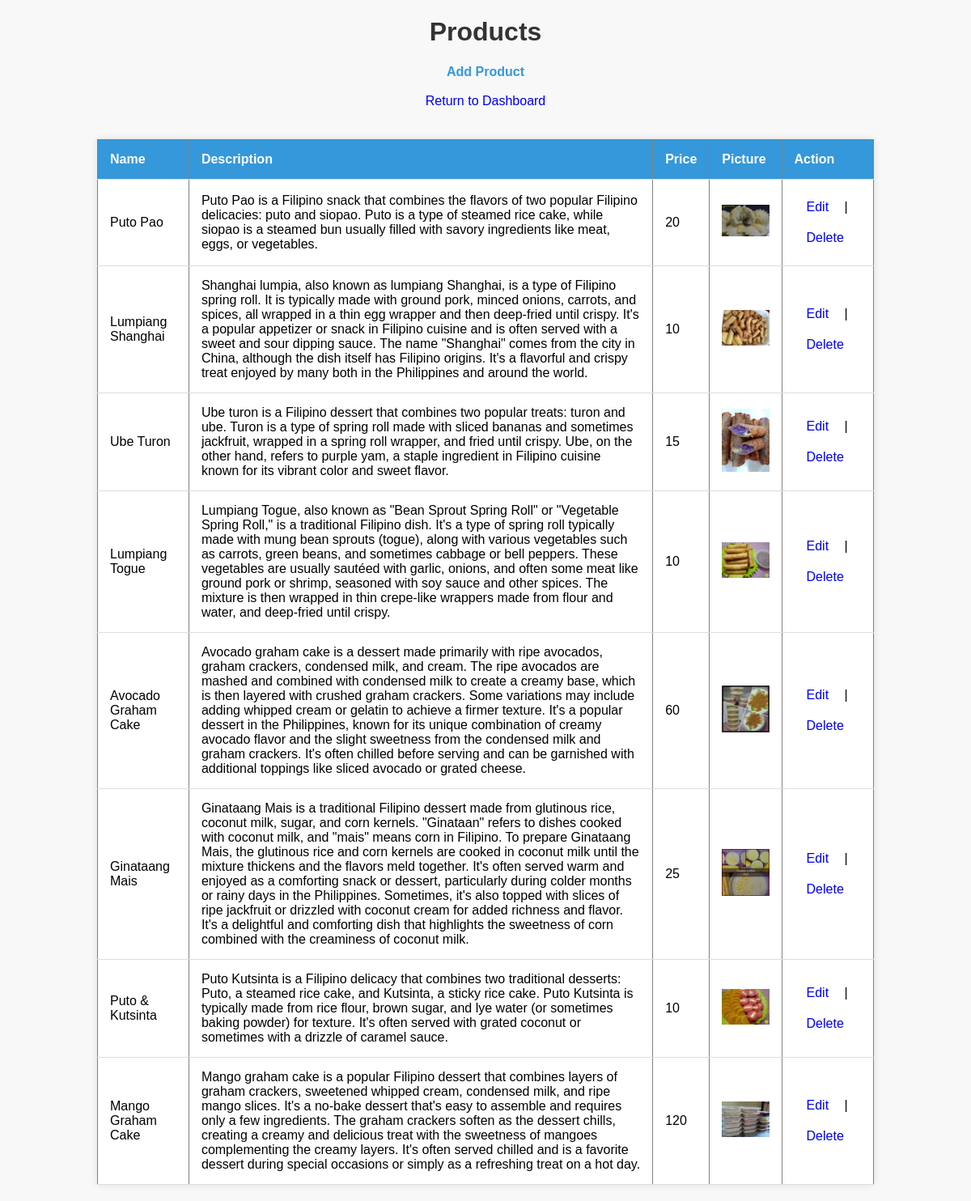
The app's page /admin/viewproducts.php (signed in) with its own data.
### tables this page shows
CREATE TABLE `products_tbl` (
  `productID` int(100) NOT NULL,
  `productName` varchar(255) NOT NULL,
  `description` text NOT NULL,
  `productPrice` varchar(255) NOT NULL,
  `productPicture` varchar(50) NOT NULL
);

### admin/viewproducts.php (the view, shortened to what this page needs)
<?php
include_once("session.php");
?>
<!DOCTYPE html>
<html>
<head>
    <link rel="stylesheet" href="https://cdnjs.cloudflare.com/ajax/libs/font-awesome/4.7.0/css/font-awesome.css" />
</head>
<body>
    <div class="container">
        <div class="header">
            <h1>Products</h1>
            <a class="addrec" href="addproduct.php">Add Product</a><br><br>
            <a class="dashboard" href="index.php">Return to Dashboard</a><br><br>
        </div>
        <div class="contents">
            <table border>
                <thead>
                    <tr>
                        <th>Name</th>
                        <th>Description</th>
                        <th>Price</th>
                        <th>Picture</th>
                        <th>Action</th>
                    </tr>
                </thead>
                <tbody>
                    <?php
                    $query = $conn->prepare("SELECT * FROM products_tbl");
                    $query->execute();
                    while($data = $query->fetch()){
                        $productName = $data['productName'];
                        $description = $data['description'];
                        $productPrice = $data['productPrice'];
                        $productPicture = $data['productPicture'];
                        $productID = $data['productID'];
                    ?>
                    <tr>
                        <td><?php echo $productName;?></td>
                        <td><?php echo $description;?></td>
                        <td><?php echo $productPrice;?></td>
                        <td><img src="product_photos/<?php echo $productPicture;?>" alt="product picture" width="100" height="100"></td>
                        <td><a class="edit" href="editproduct.php?pid=<?php echo $productID;?>">Edit</a> | <a class="delete" href="deleteproduct.php?pid=<?php echo $productID;?>" onclick="return confirm('Are you sure?')">Delete</a></td>
                    </tr>
                    <?php } ?>
                </tbody>
            </table>
        </div>
    </div>
</body>
</html>

### admin/viewproducts.php (style rules this page uses)
body { font-family: 'Arial', sans-serif; margin: 0; padding: 0; background-color: #f8f8f8; }
.header { text-align: center; margin-bottom: 20px; }
.header h1 { color: #333; }
a { text-decoration: none; }
.addrec { text-decoration: none; color: #3498db; font-weight: bold; }
table { width: 80%; margin: 20px auto; border-collapse: collapse; box-shadow: 0 0 10px rgba(0, 0, 0, 0.1); background-color: #fff; }
th, td { padding: 15px; text-align: left; border-bottom: 1px solid #ddd; }
th { background-color: #3498db; color: #fff; }
img { max-width: 100%; height: auto; }
.edit, .delete { display: inline-block; padding: 5px 10px; margin: 5px; border-radius: 5px; transition: background-color 0.3s; }

### records on screen
products_tbl: productName "Puto Pao", description "Puto Pao is a Filipino snack that combines the flavors of two popular Filipino delicacies: puto and siopao. Puto is a type of steamed rice cake, while siopao is a steamed bun usually filled with savory ingredients like meat, eggs, or vegetables.", productPrice "20", productPicture (picture)
products_tbl: productName "Lumpiang Shanghai", description "Shanghai lumpia, also known as lumpiang Shanghai, is a type of Filipino spring roll. It is typically made with ground pork, minced onions, carrots, and spices, all wrapped in a thin egg wrapper and then deep-fried until crispy. It's a popular appetizer or snack in Filipino cuisine and is often served with a sweet and sour dipping sauce. The name \"Shanghai\" comes from the city in China, although the dish itself has Filipino origins. It's a flavorful and crispy treat enjoyed by many both in the Philippines and around the world.", productPrice "10", productPicture (picture)
products_tbl: productName "Ube Turon", description "Ube turon is a Filipino dessert that combines two popular treats: turon and ube. Turon is a type of spring roll made with sliced bananas and sometimes jackfruit, wrapped in a spring roll wrapper, and fried until crispy. Ube, on the other hand, refers to purple yam, a staple ingredient in Filipino cuisine known for its vibrant color and sweet flavor.", productPrice "15", productPicture (picture)
products_tbl: productName "Lumpiang Togue", description "Lumpiang Togue, also known as \"Bean Sprout Spring Roll\" or \"Vegetable Spring Roll,\" is a traditional Filipino dish. It's a type of spring roll typically made with mung bean sprouts (togue), along with various vegetables such as carrots, green beans, and sometimes cabbage or bell peppers. These vegetables are usually sautéed with garlic, onions, and often some meat like ground pork or shrimp, seasoned with soy sauce and other spices. The mixture is then wrapped in thin crepe-like wrappers made from flour and water, and deep-fried until crispy.", productPrice "10", productPicture (picture)
products_tbl: productName "Avocado Graham Cake", description "Avocado graham cake is a dessert made primarily with ripe avocados, graham crackers, condensed milk, and cream. The ripe avocados are mashed and combined with condensed milk to create a creamy base, which is then layered with crushed graham crackers. Some variations may include adding whipped cream or gelatin to achieve a firmer texture. It's a popular dessert in the Philippines, known for its unique combination of creamy avocado flavor and the slight sweetness from the condensed milk and graham crackers. It's often chilled before serving and can be garnished with additional toppings like sliced avocado or grated cheese.", productPrice "60", productPicture (picture)
products_tbl: productName "Ginataang Mais", description "Ginataang Mais is a traditional Filipino dessert made from glutinous rice, coconut milk, sugar, and corn kernels. \"Ginataan\" refers to dishes cooked with coconut milk, and \"mais\" means corn in Filipino. To prepare Ginataang Mais, the glutinous rice and corn kernels are cooked in coconut milk until the mixture thickens and the flavors meld together. It's often served warm and enjoyed as a comforting snack or dessert, particularly during colder months or rainy days in the Philippines. Sometimes, it's also topped with slices of ripe jackfruit or drizzled with coconut cream for added richness and flavor. It's a delightful and comforting dish that highlights the sweetness of corn combined with…", productPrice "25", productPicture (picture)
products_tbl: productName "Puto & Kutsinta", description "Puto Kutsinta is a Filipino delicacy that combines two traditional desserts: Puto, a steamed rice cake, and Kutsinta, a sticky rice cake. Puto Kutsinta is typically made from rice flour, brown sugar, and lye water (or sometimes baking powder) for texture. It's often served with grated coconut or sometimes with a drizzle of caramel sauce.", productPrice "10", productPicture (picture)
products_tbl: productName "Mango Graham Cake", description "Mango graham cake is a popular Filipino dessert that combines layers of graham crackers, sweetened whipped cream, condensed milk, and ripe mango slices. It's a no-bake dessert that's easy to assemble and requires only a few ingredients. The graham crackers soften as the dessert chills, creating a creamy and delicious treat with the sweetness of mangoes complementing the creamy layers. It's often served chilled and is a favorite dessert during special occasions or simply as a refreshing treat on a hot day.", productPrice "120", productPicture (picture)
